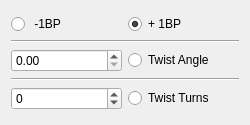
<?xml version="1.0" encoding="UTF-8"?>
<ui version="4.0">
 <class>SETwistHelixEditorGUIClass</class>
 <widget class="QWidget" name="SETwistHelixEditorGUIClass">
  <property name="geometry">
   <rect>
    <x>0</x>
    <y>0</y>
    <width>250</width>
    <height>125</height>
   </rect>
  </property>
  <property name="minimumSize">
   <size>
    <width>250</width>
    <height>125</height>
   </size>
  </property>
  <property name="windowTitle">
   <string/>
  </property>
  <layout class="QVBoxLayout" name="verticalLayout">
   <item>
    <layout class="QGridLayout" name="gridLayout">
     <item row="3" column="0" colspan="2">
      <widget class="Line" name="line_2">
       <property name="orientation">
        <enum>Qt::Horizontal</enum>
       </property>
      </widget>
     </item>
     <item row="4" column="0">
      <widget class="QSpinBox" name="spnTurns">
       <property name="minimum">
        <number>-99</number>
       </property>
      </widget>
     </item>
     <item row="0" column="0">
      <widget class="QRadioButton" name="rdoMinus">
       <property name="text">
        <string> -1BP</string>
       </property>
      </widget>
     </item>
     <item row="4" column="1">
      <widget class="QRadioButton" name="rdoTwistTurns">
       <property name="text">
        <string>Twist Turns</string>
       </property>
      </widget>
     </item>
     <item row="2" column="1">
      <widget class="QRadioButton" name="rdoTwistAngle">
       <property name="text">
        <string>Twist Angle</string>
       </property>
      </widget>
     </item>
     <item row="1" column="0" colspan="2">
      <widget class="Line" name="line">
       <property name="orientation">
        <enum>Qt::Horizontal</enum>
       </property>
      </widget>
     </item>
     <item row="0" column="1">
      <widget class="QRadioButton" name="rdoPlus">
       <property name="text">
        <string>+ 1BP</string>
       </property>
       <property name="checked">
        <bool>true</bool>
       </property>
      </widget>
     </item>
     <item row="2" column="0">
      <widget class="QDoubleSpinBox" name="spnAngle">
       <property name="maximum">
        <double>360.000000000000000</double>
       </property>
      </widget>
     </item>
    </layout>
   </item>
  </layout>
 </widget>
 <resources/>
 <connections>
  <connection>
   <sender>spnAngle</sender>
   <signal>valueChanged(double)</signal>
   <receiver>SETwistHelixEditorGUIClass</receiver>
   <slot>onTwistAngleChanged(double)</slot>
   <hints>
    <hint type="sourcelabel">
     <x>79</x>
     <y>93</y>
    </hint>
    <hint type="destinationlabel">
     <x>149</x>
     <y>93</y>
    </hint>
   </hints>
  </connection>
  <connection>
   <sender>spnTurns</sender>
   <signal>valueChanged(int)</signal>
   <receiver>SETwistHelixEditorGUIClass</receiver>
   <slot>onTwistTurnsChanged(int)</slot>
   <hints>
    <hint type="sourcelabel">
     <x>79</x>
     <y>161</y>
    </hint>
    <hint type="destinationlabel">
     <x>149</x>
     <y>93</y>
    </hint>
   </hints>
  </connection>
  <connection>
   <sender>rdoPlus</sender>
   <signal>toggled(bool)</signal>
   <receiver>SETwistHelixEditorGUIClass</receiver>
   <slot>onPlus(bool)</slot>
   <hints>
    <hint type="sourcelabel">
     <x>220</x>
     <y>32</y>
    </hint>
    <hint type="destinationlabel">
     <x>149</x>
     <y>93</y>
    </hint>
   </hints>
  </connection>
  <connection>
   <sender>rdoMinus</sender>
   <signal>toggled(bool)</signal>
   <receiver>SETwistHelixEditorGUIClass</receiver>
   <slot>onMinus(bool)</slot>
   <hints>
    <hint type="sourcelabel">
     <x>79</x>
     <y>32</y>
    </hint>
    <hint type="destinationlabel">
     <x>149</x>
     <y>93</y>
    </hint>
   </hints>
  </connection>
  <connection>
   <sender>rdoTwistAngle</sender>
   <signal>toggled(bool)</signal>
   <receiver>SETwistHelixEditorGUIClass</receiver>
   <slot>onTwistAngle(bool)</slot>
   <hints>
    <hint type="sourcelabel">
     <x>220</x>
     <y>92</y>
    </hint>
    <hint type="destinationlabel">
     <x>149</x>
     <y>93</y>
    </hint>
   </hints>
  </connection>
  <connection>
   <sender>rdoTwistTurns</sender>
   <signal>toggled(bool)</signal>
   <receiver>SETwistHelixEditorGUIClass</receiver>
   <slot>onTwistTurn(bool)</slot>
   <hints>
    <hint type="sourcelabel">
     <x>220</x>
     <y>153</y>
    </hint>
    <hint type="destinationlabel">
     <x>149</x>
     <y>93</y>
    </hint>
   </hints>
  </connection>
 </connections>
 <slots>
  <slot>onMinus(bool)</slot>
  <slot>onPlus(bool)</slot>
  <slot>onTwistAngle(bool)</slot>
  <slot>onTwistTurn(bool)</slot>
  <slot>onTwistAngleChanged(double)</slot>
  <slot>onTwistTurnsChanged(int)</slot>
 </slots>
</ui>
